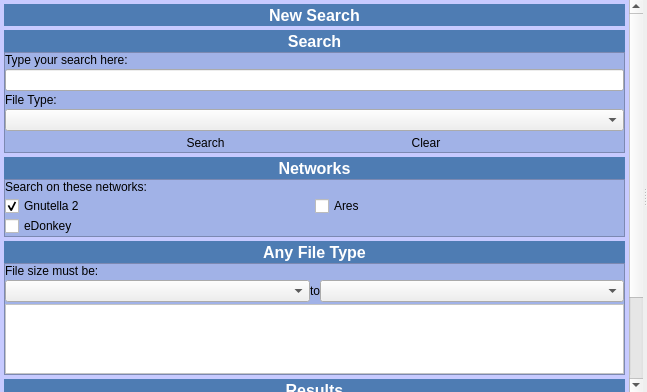
<?xml version="1.0" encoding="UTF-8"?>
<ui version="4.0">
 <class>WidgetSearch</class>
 <widget class="QWidget" name="WidgetSearch">
  <property name="geometry">
   <rect>
    <x>0</x>
    <y>0</y>
    <width>647</width>
    <height>392</height>
   </rect>
  </property>
  <property name="windowTitle">
   <string>Form</string>
  </property>
  <layout class="QVBoxLayout" name="verticalLayout">
   <property name="spacing">
    <number>0</number>
   </property>
   <property name="margin">
    <number>0</number>
   </property>
   <item>
    <widget class="QSplitter" name="splitterSearch">
     <property name="contextMenuPolicy">
      <enum>Qt::CustomContextMenu</enum>
     </property>
     <property name="orientation">
      <enum>Qt::Horizontal</enum>
     </property>
     <widget class="QFrame" name="frameSearchSidebar">
      <property name="frameShape">
       <enum>QFrame::NoFrame</enum>
      </property>
      <property name="frameShadow">
       <enum>QFrame::Raised</enum>
      </property>
      <layout class="QGridLayout" name="gridLayout_20">
       <property name="margin">
        <number>0</number>
       </property>
       <property name="spacing">
        <number>0</number>
       </property>
       <item row="0" column="0">
        <widget class="QScrollArea" name="scrollAreaSearchSidebar">
         <property name="styleSheet">
          <string notr="true">QFrame {
	 background-color: rgb(199, 202, 255);
}</string>
         </property>
         <property name="frameShape">
          <enum>QFrame::NoFrame</enum>
         </property>
         <property name="horizontalScrollBarPolicy">
          <enum>Qt::ScrollBarAsNeeded</enum>
         </property>
         <property name="widgetResizable">
          <bool>true</bool>
         </property>
         <widget class="QFrame" name="frameSearchSidebarContents">
          <property name="geometry">
           <rect>
            <x>0</x>
            <y>0</y>
            <width>625</width>
            <height>528</height>
           </rect>
          </property>
          <layout class="QGridLayout" name="gridLayout_19">
           <property name="margin">
            <number>4</number>
           </property>
           <property name="spacing">
            <number>4</number>
           </property>
           <item row="0" column="0">
            <widget class="QToolButton" name="toolButtonNewSearch">
             <property name="sizePolicy">
              <sizepolicy hsizetype="MinimumExpanding" vsizetype="Fixed">
               <horstretch>0</horstretch>
               <verstretch>0</verstretch>
              </sizepolicy>
             </property>
             <property name="styleSheet">
              <string notr="true">QToolButton {
	background-color: rgb(78, 124, 179);
	color: rgb(255, 255, 255);
	border: none;
	font-size: 16px;
	font-weight: bold;
}

QToolButton:hover {
	background-color: rgb(56, 90, 129);
}</string>
             </property>
             <property name="text">
              <string>New Search</string>
             </property>
             <property name="icon">
              <iconset resource="../Resource.qrc">
               <normaloff>:/Resource/Generic/NewSearch.png</normaloff>:/Resource/Generic/NewSearch.png</iconset>
             </property>
             <property name="iconSize">
              <size>
               <width>20</width>
               <height>20</height>
              </size>
             </property>
             <property name="toolButtonStyle">
              <enum>Qt::ToolButtonTextBesideIcon</enum>
             </property>
            </widget>
           </item>
           <item row="9" column="0">
            <layout class="QGridLayout" name="gridLayoutSearchResultsTask">
             <property name="spacing">
              <number>0</number>
             </property>
             <item row="0" column="0">
              <widget class="QToolButton" name="toolButtonSearchResultsTaskHeader">
               <property name="sizePolicy">
                <sizepolicy hsizetype="Expanding" vsizetype="Fixed">
                 <horstretch>0</horstretch>
                 <verstretch>0</verstretch>
                </sizepolicy>
               </property>
               <property name="styleSheet">
                <string notr="true">QToolButton {
	background-color: rgb(78, 124, 179);
	color: rgb(255, 255, 255);
	border: none;
	font-size: 16px;
	font-weight: bold;
}

QToolButton:hover {
	background-color: rgb(56, 90, 129);
}</string>
               </property>
               <property name="text">
                <string>Results</string>
               </property>
               <property name="icon">
                <iconset resource="../Resource.qrc">
                 <normaloff>:/Resource/Network/BrowseStatistics.png</normaloff>:/Resource/Network/BrowseStatistics.png</iconset>
               </property>
               <property name="iconSize">
                <size>
                 <width>20</width>
                 <height>20</height>
                </size>
               </property>
               <property name="checkable">
                <bool>true</bool>
               </property>
               <property name="checked">
                <bool>true</bool>
               </property>
               <property name="toolButtonStyle">
                <enum>Qt::ToolButtonTextBesideIcon</enum>
               </property>
              </widget>
             </item>
             <item row="1" column="0">
              <widget class="QFrame" name="frameSearchResultsTask">
               <property name="styleSheet">
                <string notr="true">QFrame {
	background-color: rgb(161, 178, 231);
}</string>
               </property>
               <property name="frameShape">
                <enum>QFrame::StyledPanel</enum>
               </property>
               <property name="frameShadow">
                <enum>QFrame::Sunken</enum>
               </property>
               <layout class="QGridLayout" name="gridLayout_27">
                <property name="horizontalSpacing">
                 <number>0</number>
                </property>
                <property name="verticalSpacing">
                 <number>2</number>
                </property>
                <property name="margin">
                 <number>0</number>
                </property>
                <item row="1" column="0">
                 <widget class="QLabel" name="labelSearchResultsSearchingHeader">
                  <property name="font">
                   <font>
                    <pointsize>10</pointsize>
                    <weight>75</weight>
                    <bold>true</bold>
                   </font>
                  </property>
                  <property name="text">
                   <string>Searching:</string>
                  </property>
                 </widget>
                </item>
                <item row="3" column="0">
                 <widget class="QLabel" name="labelSearchResultsFoundHeader">
                  <property name="font">
                   <font>
                    <pointsize>10</pointsize>
                    <weight>75</weight>
                    <bold>true</bold>
                   </font>
                  </property>
                  <property name="text">
                   <string>Found:</string>
                  </property>
                 </widget>
                </item>
                <item row="2" column="0">
                 <widget class="QLabel" name="labelSearchResultsSearching">
                  <property name="text">
                   <string>Not Currently Searching</string>
                  </property>
                 </widget>
                </item>
                <item row="6" column="0">
                 <widget class="QLabel" name="labelSearchResultsBlocked">
                  <property name="text">
                   <string>0 Peers, 0 Files</string>
                  </property>
                 </widget>
                </item>
                <item row="5" column="0">
                 <widget class="QLabel" name="labelSearchResultsBlockedHeader">
                  <property name="font">
                   <font>
                    <pointsize>10</pointsize>
                    <weight>75</weight>
                    <bold>true</bold>
                   </font>
                  </property>
                  <property name="text">
                   <string>Blocked:</string>
                  </property>
                 </widget>
                </item>
                <item row="4" column="0">
                 <widget class="QLabel" name="labelSearchResultsFound">
                  <property name="text">
                   <string>No Files Found</string>
                  </property>
                 </widget>
                </item>
               </layout>
              </widget>
             </item>
            </layout>
           </item>
           <item row="6" column="0">
            <layout class="QGridLayout" name="gridLayoutSearchFiletypeTask">
             <property name="spacing">
              <number>0</number>
             </property>
             <item row="0" column="0">
              <widget class="QToolButton" name="toolButtonSearchFiletypeTaskHeader">
               <property name="sizePolicy">
                <sizepolicy hsizetype="Expanding" vsizetype="Fixed">
                 <horstretch>0</horstretch>
                 <verstretch>0</verstretch>
                </sizepolicy>
               </property>
               <property name="styleSheet">
                <string notr="true">QToolButton {
	background-color: rgb(78, 124, 179);
	color: rgb(255, 255, 255);
	border: none;
	font-size: 16px;
	font-weight: bold;
}

QToolButton:hover {
	background-color: rgb(56, 90, 129);
}</string>
               </property>
               <property name="text">
                <string>Any File Type</string>
               </property>
               <property name="icon">
                <iconset resource="../Resource.qrc">
                 <normaloff>:/Resource/Generic/Search.png</normaloff>:/Resource/Generic/Search.png</iconset>
               </property>
               <property name="iconSize">
                <size>
                 <width>20</width>
                 <height>20</height>
                </size>
               </property>
               <property name="checkable">
                <bool>true</bool>
               </property>
               <property name="checked">
                <bool>true</bool>
               </property>
               <property name="toolButtonStyle">
                <enum>Qt::ToolButtonTextBesideIcon</enum>
               </property>
              </widget>
             </item>
             <item row="1" column="0">
              <widget class="QFrame" name="frameSearchFiletypeTask">
               <property name="styleSheet">
                <string notr="true">QFrame {
	background-color: rgb(161, 178, 231);
}</string>
               </property>
               <property name="frameShape">
                <enum>QFrame::StyledPanel</enum>
               </property>
               <property name="frameShadow">
                <enum>QFrame::Sunken</enum>
               </property>
               <layout class="QGridLayout" name="gridLayout_25">
                <property name="horizontalSpacing">
                 <number>0</number>
                </property>
                <property name="verticalSpacing">
                 <number>2</number>
                </property>
                <property name="margin">
                 <number>0</number>
                </property>
                <item row="4" column="0">
                 <layout class="QGridLayout" name="gridLayoutSearchSize">
                  <item row="0" column="0">
                   <widget class="QComboBox" name="comboBoxSearchSizeMin">
                    <property name="sizePolicy">
                     <sizepolicy hsizetype="Expanding" vsizetype="Fixed">
                      <horstretch>0</horstretch>
                      <verstretch>0</verstretch>
                     </sizepolicy>
                    </property>
                   </widget>
                  </item>
                  <item row="0" column="1">
                   <widget class="QLabel" name="labelSearchSizeTo">
                    <property name="text">
                     <string>to</string>
                    </property>
                   </widget>
                  </item>
                  <item row="0" column="2">
                   <widget class="QComboBox" name="comboBoxSearchSizeMax">
                    <property name="sizePolicy">
                     <sizepolicy hsizetype="Expanding" vsizetype="Fixed">
                      <horstretch>0</horstretch>
                      <verstretch>0</verstretch>
                     </sizepolicy>
                    </property>
                   </widget>
                  </item>
                 </layout>
                </item>
                <item row="2" column="0">
                 <widget class="QLabel" name="labelSearchSize">
                  <property name="text">
                   <string>File size must be:</string>
                  </property>
                 </widget>
                </item>
                <item row="5" column="0">
                 <widget class="QListView" name="listViewSearchFiletype">
                  <property name="styleSheet">
                   <string notr="true">QListView {
	background-color: rgb(255, 255, 255);
}</string>
                  </property>
                  <property name="alternatingRowColors">
                   <bool>true</bool>
                  </property>
                 </widget>
                </item>
               </layout>
              </widget>
             </item>
            </layout>
           </item>
           <item row="4" column="0">
            <layout class="QGridLayout" name="gridLayoutSearchNetworksTask">
             <property name="spacing">
              <number>0</number>
             </property>
             <item row="0" column="0">
              <widget class="QToolButton" name="toolButtonSearchNetworksTaskHeader">
               <property name="sizePolicy">
                <sizepolicy hsizetype="Expanding" vsizetype="Fixed">
                 <horstretch>0</horstretch>
                 <verstretch>0</verstretch>
                </sizepolicy>
               </property>
               <property name="styleSheet">
                <string notr="true">QToolButton {
	background-color: rgb(78, 124, 179);
	color: rgb(255, 255, 255);
	border: none;
	font-size: 16px;
	font-weight: bold;
}

QToolButton:hover {
	background-color: rgb(56, 90, 129);
}</string>
               </property>
               <property name="text">
                <string>Networks</string>
               </property>
               <property name="icon">
                <iconset resource="../Resource.qrc">
                 <normaloff>:/Resource/Network/Network.png</normaloff>:/Resource/Network/Network.png</iconset>
               </property>
               <property name="iconSize">
                <size>
                 <width>20</width>
                 <height>20</height>
                </size>
               </property>
               <property name="checkable">
                <bool>true</bool>
               </property>
               <property name="checked">
                <bool>true</bool>
               </property>
               <property name="toolButtonStyle">
                <enum>Qt::ToolButtonTextBesideIcon</enum>
               </property>
              </widget>
             </item>
             <item row="1" column="0">
              <widget class="QFrame" name="frameSearchNetworksTask">
               <property name="styleSheet">
                <string notr="true">QFrame {
	background-color: rgb(161, 178, 231);
}</string>
               </property>
               <property name="frameShape">
                <enum>QFrame::StyledPanel</enum>
               </property>
               <property name="frameShadow">
                <enum>QFrame::Sunken</enum>
               </property>
               <layout class="QGridLayout" name="gridLayout_23">
                <property name="horizontalSpacing">
                 <number>0</number>
                </property>
                <property name="verticalSpacing">
                 <number>2</number>
                </property>
                <property name="margin">
                 <number>0</number>
                </property>
                <item row="1" column="0">
                 <widget class="QLabel" name="labelSearchNetworks">
                  <property name="text">
                   <string>Search on these networks:</string>
                  </property>
                 </widget>
                </item>
                <item row="2" column="0">
                 <layout class="QGridLayout" name="gridLayoutSearchNetworks">
                  <item row="0" column="0">
                   <widget class="QCheckBox" name="checkBoxSearchGnutella2">
                    <property name="text">
                     <string>Gnutella 2</string>
                    </property>
                    <property name="icon">
                     <iconset resource="../Resource.qrc">
                      <normaloff>:/Resource/Networks/Gnutella2.png</normaloff>:/Resource/Networks/Gnutella2.png</iconset>
                    </property>
                    <property name="checked">
                     <bool>true</bool>
                    </property>
                   </widget>
                  </item>
                  <item row="0" column="1">
                   <widget class="QCheckBox" name="checkBoxSearchAres">
                    <property name="text">
                     <string>Ares</string>
                    </property>
                    <property name="icon">
                     <iconset resource="../Resource.qrc">
                      <normaloff>:/Resource/Networks/Ares.png</normaloff>:/Resource/Networks/Ares.png</iconset>
                    </property>
                   </widget>
                  </item>
                  <item row="1" column="0">
                   <widget class="QCheckBox" name="checkBoxSearchEDonkey">
                    <property name="text">
                     <string>eDonkey</string>
                    </property>
                    <property name="icon">
                     <iconset resource="../Resource.qrc">
                      <normaloff>:/Resource/Networks/EDonkey.png</normaloff>:/Resource/Networks/EDonkey.png</iconset>
                    </property>
                   </widget>
                  </item>
                 </layout>
                </item>
               </layout>
              </widget>
             </item>
            </layout>
           </item>
           <item row="1" column="0">
            <layout class="QGridLayout" name="gridLayoutSearchTask">
             <property name="spacing">
              <number>0</number>
             </property>
             <item row="0" column="0">
              <widget class="QToolButton" name="toolButtonSearchTaskHeader">
               <property name="sizePolicy">
                <sizepolicy hsizetype="Expanding" vsizetype="Fixed">
                 <horstretch>0</horstretch>
                 <verstretch>0</verstretch>
                </sizepolicy>
               </property>
               <property name="styleSheet">
                <string notr="true">QToolButton {
	background-color: rgb(78, 124, 179);
	color: rgb(255, 255, 255);
	border: none;
	font-size: 16px;
	font-weight: bold;
}

QToolButton:hover {
	background-color: rgb(56, 90, 129);
}</string>
               </property>
               <property name="text">
                <string>Search</string>
               </property>
               <property name="icon">
                <iconset resource="../Resource.qrc">
                 <normaloff>:/Resource/Generic/Search.png</normaloff>:/Resource/Generic/Search.png</iconset>
               </property>
               <property name="iconSize">
                <size>
                 <width>20</width>
                 <height>20</height>
                </size>
               </property>
               <property name="checkable">
                <bool>true</bool>
               </property>
               <property name="checked">
                <bool>true</bool>
               </property>
               <property name="toolButtonStyle">
                <enum>Qt::ToolButtonTextBesideIcon</enum>
               </property>
              </widget>
             </item>
             <item row="1" column="0">
              <widget class="QFrame" name="frameSearchTask">
               <property name="maximumSize">
                <size>
                 <width>16777215</width>
                 <height>160</height>
                </size>
               </property>
               <property name="styleSheet">
                <string notr="true">QFrame {
	background-color: rgb(161, 178, 231);
}

QToolButton {
    border: 1px solid transparent;
    background-color: transparent;
}

 QToolButton:pressed {
     background-color: qlineargradient(x1: 0, y1: 0, x2: 0, y2: 1,
                                       stop: 0 #dadbde, stop: 1 #f6f7fa);
 }

QToolButton:checked {
     border: 1px solid rgb(78, 96, 255);
     background-color: qlineargradient(x1: 0, y1: 0, x2: 0, y2: 1,
                                       stop: 0 #dadbde, stop: 1 #f6f7fa);
}

 QToolButton:hover {
     border: 1px solid rgb(78, 96, 255);
     background-color: qlineargradient(x1: 0, y1: 0, x2: 0, y2: 1,
                                       stop: 0 #dadbde, stop: 1 #f6f7fa);
 }</string>
               </property>
               <property name="frameShape">
                <enum>QFrame::StyledPanel</enum>
               </property>
               <property name="frameShadow">
                <enum>QFrame::Sunken</enum>
               </property>
               <layout class="QGridLayout" name="gridLayout_21">
                <property name="horizontalSpacing">
                 <number>0</number>
                </property>
                <property name="verticalSpacing">
                 <number>2</number>
                </property>
                <property name="margin">
                 <number>0</number>
                </property>
                <item row="1" column="0" colspan="2">
                 <widget class="QLabel" name="labelSearch">
                  <property name="text">
                   <string>Type your search here:</string>
                  </property>
                 </widget>
                </item>
                <item row="2" column="0" colspan="2">
                 <widget class="QLineEdit" name="lineEditSearch"/>
                </item>
                <item row="3" column="0" colspan="2">
                 <widget class="QLabel" name="labelSearchFileType">
                  <property name="text">
                   <string>File Type:</string>
                  </property>
                 </widget>
                </item>
                <item row="4" column="0" colspan="2">
                 <widget class="QComboBox" name="comboBoxSearchFileType">
                  <property name="sizePolicy">
                   <sizepolicy hsizetype="Preferred" vsizetype="Fixed">
                    <horstretch>0</horstretch>
                    <verstretch>0</verstretch>
                   </sizepolicy>
                  </property>
                 </widget>
                </item>
                <item row="5" column="0" colspan="2">
                 <layout class="QGridLayout" name="gridLayoutSearchTaskButtons">
                  <item row="0" column="0">
                   <widget class="QToolButton" name="toolButtonSearch">
                    <property name="text">
                     <string>Search</string>
                    </property>
                    <property name="icon">
                     <iconset resource="../Resource.qrc">
                      <normaloff>:/Resource/Generic/Search.png</normaloff>:/Resource/Generic/Search.png</iconset>
                    </property>
                    <property name="toolButtonStyle">
                     <enum>Qt::ToolButtonTextBesideIcon</enum>
                    </property>
                   </widget>
                  </item>
                  <item row="0" column="1">
                   <widget class="QToolButton" name="toolButtonSearchClear">
                    <property name="text">
                     <string>Clear</string>
                    </property>
                    <property name="icon">
                     <iconset resource="../Resource.qrc">
                      <normaloff>:/Resource/Generic/Cancel.png</normaloff>:/Resource/Generic/Cancel.png</iconset>
                    </property>
                    <property name="toolButtonStyle">
                     <enum>Qt::ToolButtonTextBesideIcon</enum>
                    </property>
                   </widget>
                  </item>
                 </layout>
                </item>
               </layout>
              </widget>
             </item>
            </layout>
           </item>
           <item row="10" column="0">
            <spacer name="verticalSpacerSearchSidebar">
             <property name="orientation">
              <enum>Qt::Vertical</enum>
             </property>
             <property name="sizeHint" stdset="0">
              <size>
               <width>20</width>
               <height>0</height>
              </size>
             </property>
            </spacer>
           </item>
          </layout>
         </widget>
        </widget>
       </item>
      </layout>
     </widget>
     <widget class="QFrame" name="frameSearchResults">
      <property name="frameShape">
       <enum>QFrame::NoFrame</enum>
      </property>
      <property name="frameShadow">
       <enum>QFrame::Raised</enum>
      </property>
      <layout class="QVBoxLayout" name="verticalLayoutSearchResults">
       <property name="spacing">
        <number>0</number>
       </property>
       <property name="margin">
        <number>0</number>
       </property>
      </layout>
     </widget>
    </widget>
   </item>
  </layout>
 </widget>
 <resources>
  <include location="../Resource.qrc"/>
 </resources>
 <connections>
  <connection>
   <sender>toolButtonSearchTaskHeader</sender>
   <signal>toggled(bool)</signal>
   <receiver>frameSearchTask</receiver>
   <slot>setVisible(bool)</slot>
   <hints>
    <hint type="sourcelabel">
     <x>60</x>
     <y>32</y>
    </hint>
    <hint type="destinationlabel">
     <x>60</x>
     <y>55</y>
    </hint>
   </hints>
  </connection>
  <connection>
   <sender>toolButtonSearchNetworksTaskHeader</sender>
   <signal>toggled(bool)</signal>
   <receiver>frameSearchNetworksTask</receiver>
   <slot>setVisible(bool)</slot>
   <hints>
    <hint type="sourcelabel">
     <x>159</x>
     <y>160</y>
    </hint>
    <hint type="destinationlabel">
     <x>160</x>
     <y>183</y>
    </hint>
   </hints>
  </connection>
  <connection>
   <sender>toolButtonSearchFiletypeTaskHeader</sender>
   <signal>toggled(bool)</signal>
   <receiver>frameSearchFiletypeTask</receiver>
   <slot>setVisible(bool)</slot>
   <hints>
    <hint type="sourcelabel">
     <x>235</x>
     <y>254</y>
    </hint>
    <hint type="destinationlabel">
     <x>235</x>
     <y>277</y>
    </hint>
   </hints>
  </connection>
  <connection>
   <sender>toolButtonSearchResultsTaskHeader</sender>
   <signal>toggled(bool)</signal>
   <receiver>frameSearchResultsTask</receiver>
   <slot>setVisible(bool)</slot>
   <hints>
    <hint type="sourcelabel">
     <x>245</x>
     <y>397</y>
    </hint>
    <hint type="destinationlabel">
     <x>245</x>
     <y>420</y>
    </hint>
   </hints>
  </connection>
  <connection>
   <sender>lineEditSearch</sender>
   <signal>returnPressed()</signal>
   <receiver>toolButtonSearch</receiver>
   <slot>click()</slot>
   <hints>
    <hint type="sourcelabel">
     <x>172</x>
     <y>82</y>
    </hint>
    <hint type="destinationlabel">
     <x>188</x>
     <y>137</y>
    </hint>
   </hints>
  </connection>
 </connections>
</ui>
